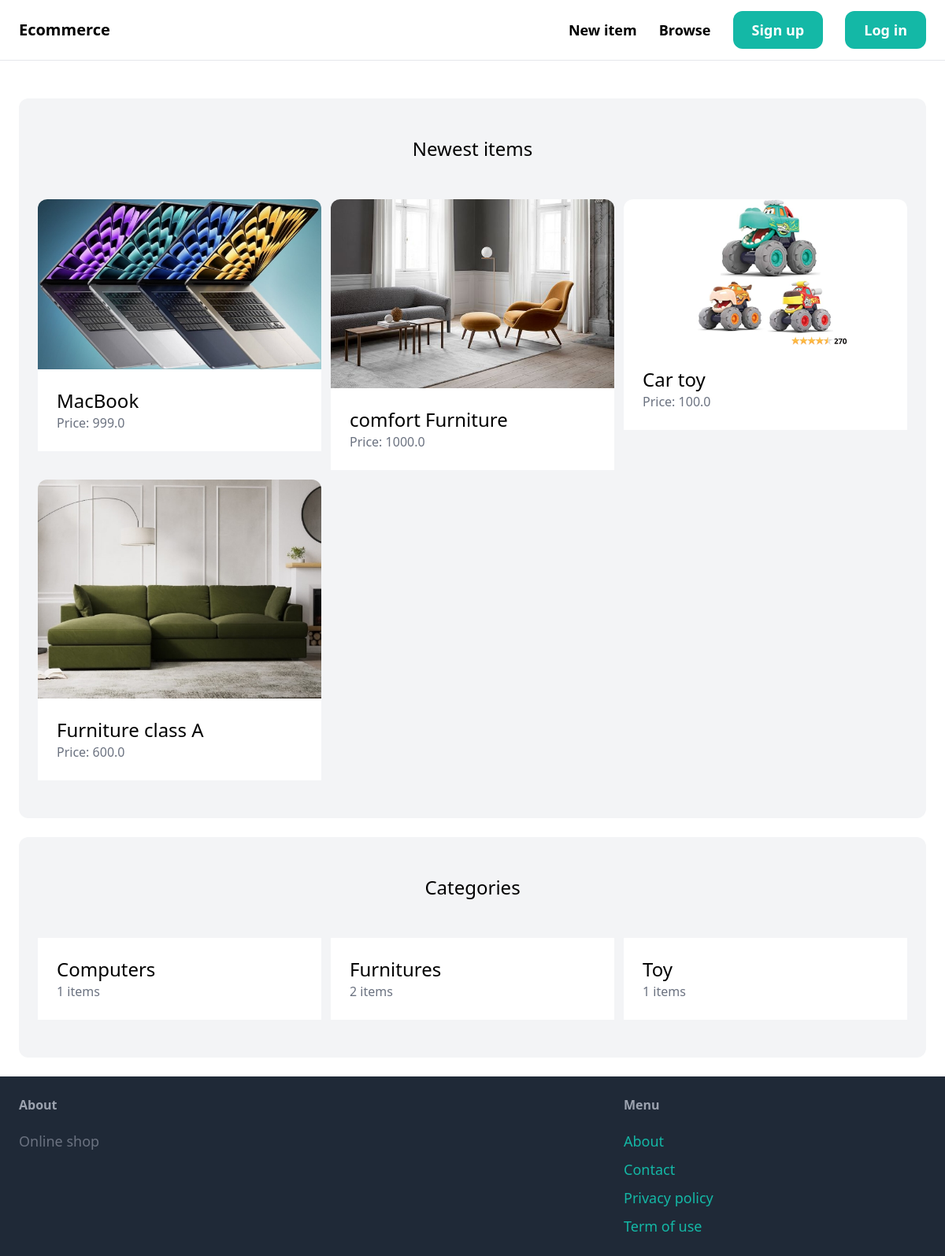
The page / on the database its author committed.
### item/models.py (models this page shows, shortened)
class Item(models.Model):
    category = models.ForeignKey(Category, related_name='items', on_delete=models.CASCADE)
    name = models.CharField(max_length=255)
    description = models.TextField(blank=True, null=True)
    price = models.FloatField()
    image = models.ImageField(upload_to='item_images', blank=True, null=True)
    is_sold = models.BooleanField(default=False)
    created_by = models.ForeignKey(User, related_name='items', on_delete=models.CASCADE)
    created_at = models.DateTimeField(auto_now_add=True)

class Category(models.Model):
    name = models.CharField(max_length=255)
    class Meta:
        ordering = ('name',)
        verbose_name_plural = 'Categories'

### core/views.py (the view)
# urls.py: path('', views.index, name='index'),
def index(request):
    items = Item.objects.filter(is_sold=False)[0:6]
    categories = Category.objects.all()
    context = {'items': items, 'categories': categories}
    return render(request, 'core/index.html', context)

### core/templates/core/index.html (shortened to what this page needs)
{% extends 'core/base.html' %}
    {% block content %}
         <div class="mt-6 px-6 py-12 bg-gray-100 rounded-xl">
            <h2 class="mb-12 text-2xl text-center">Newest items</h2>
            <div class="grid grid-cols-3 gap-3">
                {% for item in items %}
                    <div>
                        <a href="{% url 'item:detail' item.id %}">
                            <div>
                                <img src="{{ item.image.url }}" class="rounded-t-xl">
                            </div>
                            <div class="p-6 bg-white rounded-b=xl">
                                <h2 class="text-2xl">{{ item.name }}</h2>
                                <p class="text-gray-500">Price: {{ item.price }}</p>
                            </div>
                        </a>
                    </div>
                {% endfor %}
            </div>
         </div>
         <div class="mt-6 px-6 py-12 bg-gray-100 rounded-xl">
            <h2 class="mb-12 text-2xl text-center">Categories</h2>
            <div class="grid grid-cols-3 gap-3">
                {% for category in categories %}
                    <div>
                        <a href="#">
                            <div class="p-6 bg-white rounded-b=xl">
                                <h2 class="text-2xl">{{ category.name }}</h2>
                                <p class="text-gray-500">{{ category.items.count}} items</p>
                            </div>
                        </a>
                    </div>
                {% endfor %}
            </div>
        </div>
    {% endblock%}

### core/templates/core/base.html (shortened to what this page needs)
<!DOCTYPE html>
<html>
    <head>
        <script src="http://cdn.tailwindcss.com"></script>
    </head>
    <body>
        <nav class="px-6 py-6 flex justify-between items-center border-b border-gray-200">
           <a href="/" class="text-xl font-semibold">Ecommerce</a>
           <div class="space-x-6">
                <a href="{% url 'item:new' %}" class="text-lg font-semibold hover:text-gray-500">New item</a>
                <a href="{% url 'item:items' %}" class="text-lg font-semibold hover:text-gray-500">Browse</a>
                {% if request.user.is_authenticated %}
                <a href="{% url 'conversation:inbox' %}" class="px-6 py-3 text-lg font-semibold bg-teal-500 text-white rounded-xl hover:bg-teal-700">Inbox</a>
                <a href="{% url 'dashboard:index' %}" class="px-6 py-3 text-lg font-semibold bg-teal-500 text-white rounded-xl hover:bg-gray-700">Dashboard</a>
                <a href="{% url 'core:logout' %}" class="px-6 py-3 text-lg font-semibold bg-gray-500 text-white rounded-xl hover:bg-red-500">Logout</a>
                {% else %}
                <a href="{% url 'core:signup' %}" class="px-6 py-3 text-lg font-semibold bg-teal-500 text-white rounded-xl hover:bg-teal-700">Sign up</a>
                <a href="{% url 'core:login' %}" class="px-6 py-3 text-lg font-semibold bg-teal-500 text-white rounded-xl hover:bg-gray-700">Log in</a>
                {% endif %}
            </div>
        </nav>
        <div class="px-6 py-6">
            {% block content %}
            {% endblock%}
        </div>
        <footer class="py-6 px-6 flex justify-between bg-gray-800">
            <div class="w-2/3 pr-10">
                <h3 class="mb-5 font-semibold text-gray-400">About</h3>
                <p class="text-lg text-gray-500">Online shop</p>
            </div>
            <div class="w-1/3">
                <h3 class="mb-5 font-semibold text-gray-400">Menu</h3>
                <ul class="space-y-2">
                    <li><a href="#" class="text-lg text-teal-500 hover:text-teal-700">About</a></li>
                    <li><a href="{% url 'core:contact' %}" class="text-lg text-teal-500 hover:text-teal-700">Contact</a></li>
                    <li><a href="#" class="text-lg text-teal-500 hover:text-teal-700">Privacy policy</a></li>
                    <li><a href="#" class="text-lg text-teal-500 hover:text-teal-700">Term of use</a></li>
                </ul>
            </div>
        </footer>
    </body>
</html>

### rows shown on the page
Item: image (picture), name "MacBook", price "999.0"
Item: image (picture), name "comfort Furniture", price "1000.0"
Item: image (picture), name "Car toy", price "100.0"
Item: image (picture), name "Furniture class A", price "600.0"
Category: name "Computers", items.count "1"
Category: name "Furnitures", items.count "2"
Category: name "Toy", items.count "1"
